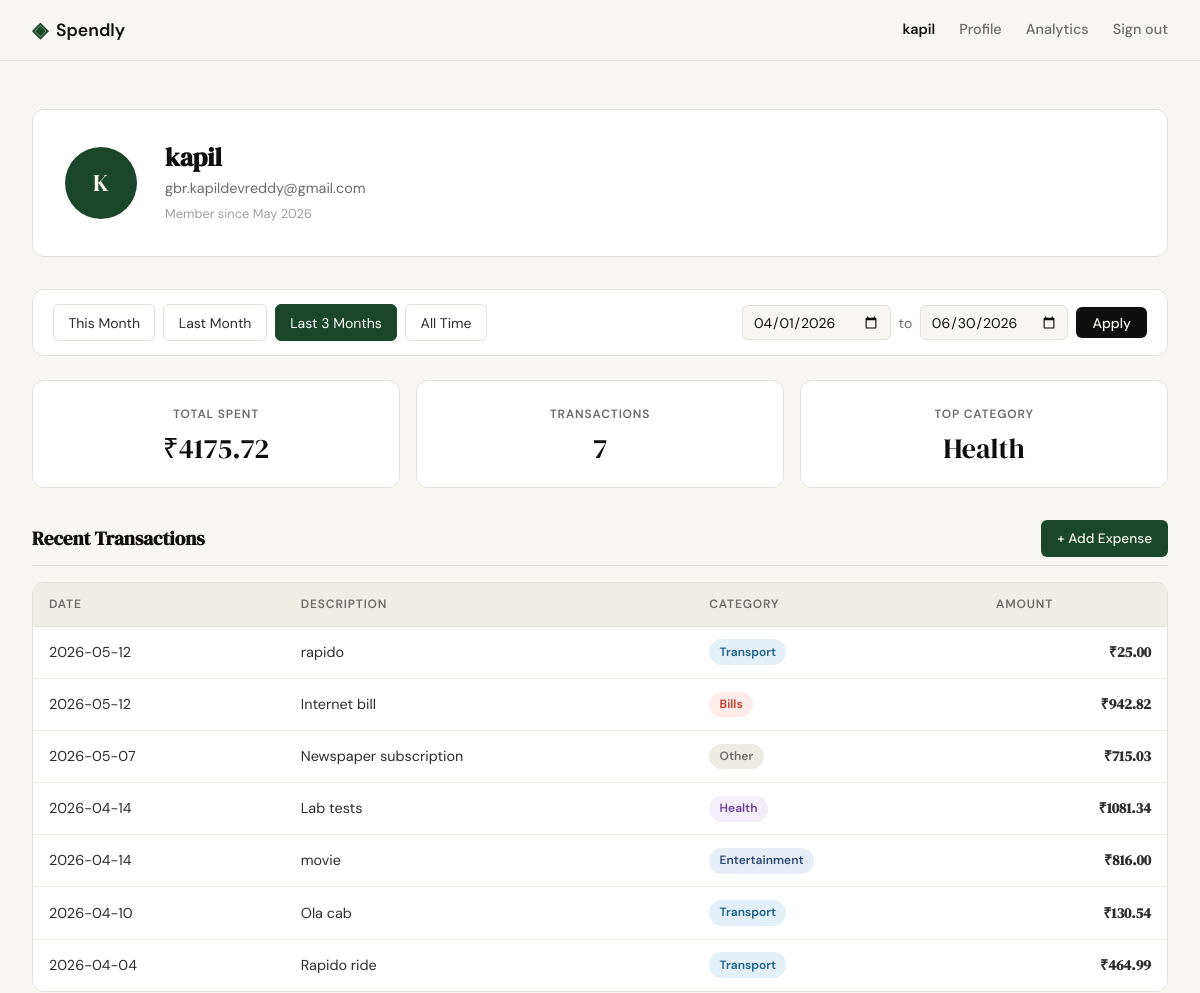
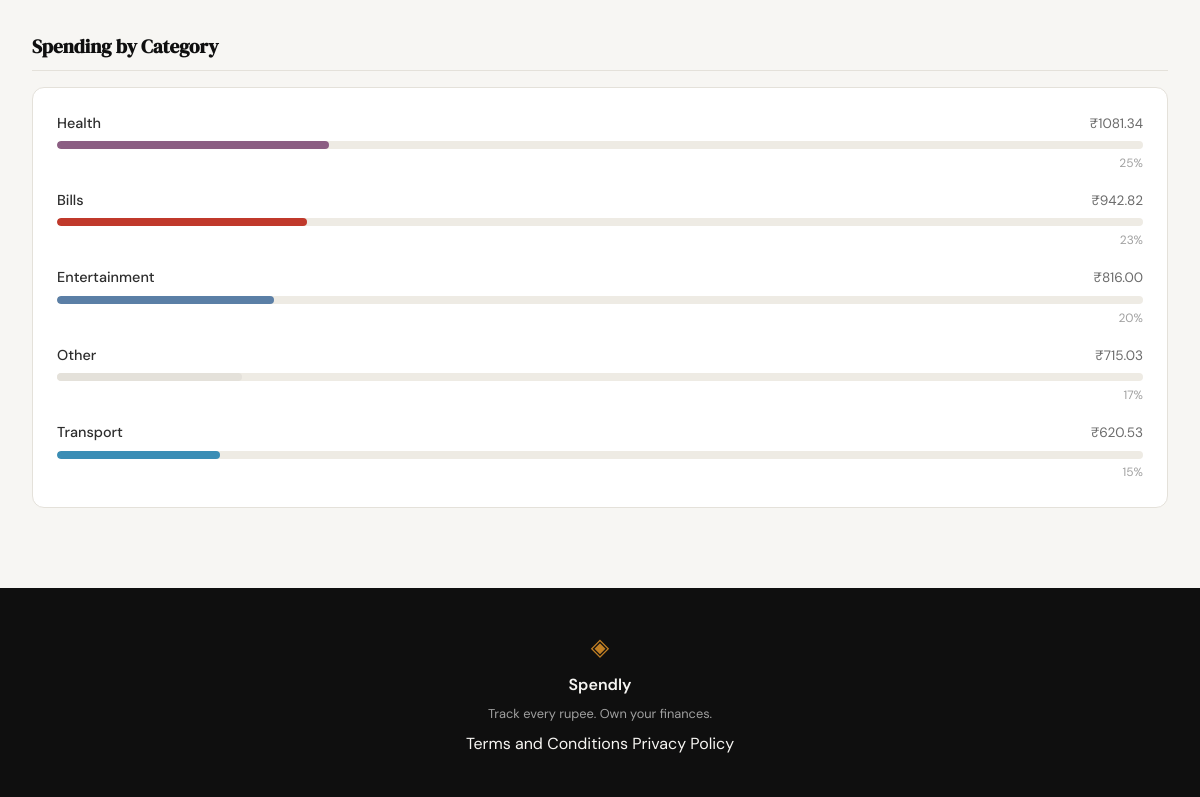
/profile?from=2026-04-01&to=2026-06-30 (signed in), run on the app's committed database (2 pictures, top to bottom).
### tables this page shows
CREATE TABLE users (
            id            INTEGER PRIMARY KEY AUTOINCREMENT,
            name          TEXT    NOT NULL,
            email         TEXT    UNIQUE NOT NULL,
            password_hash TEXT    NOT NULL,
            created_at    TEXT    DEFAULT (datetime('now'))
        );

CREATE TABLE expenses (
            id          INTEGER PRIMARY KEY AUTOINCREMENT,
            user_id     INTEGER NOT NULL REFERENCES users(id),
            amount      REAL    NOT NULL,
            category    TEXT    NOT NULL,
            date        TEXT    NOT NULL,
            description TEXT,
            created_at  TEXT    DEFAULT (datetime('now'))
        );

### app.py (the view)
@app.route("/profile")
def profile():
    if not session.get("user_id"):
        return redirect(url_for("login"))
    today = date_cls.today()
    first_this, last_this, first_last, last_last, first_3m = _preset_date_ranges(today)
    preset_urls = {
        "this_month":    url_for("profile", **{"from": first_this.isoformat(), "to": last_this.isoformat()}),
        "last_month":    url_for("profile", **{"from": first_last.isoformat(), "to": last_last.isoformat()}),
        "last_3_months": url_for("profile", **{"from": first_3m.isoformat(),   "to": last_last.isoformat()}),
        "all_time":      url_for("profile", **{"from": "", "to": ""}),
    }
    raw_from = request.args.get("from", "")
    raw_to = request.args.get("to", "")
    if "from" not in request.args:
        from_date = first_this.isoformat()
        to_date = last_this.isoformat()
        active_preset = "this_month"
    elif raw_from == "" and raw_to == "":
        from_date = None
        to_date = None
        active_preset = "all_time"
    else:
        try:
            parsed_from = datetime.strptime(raw_from, "%Y-%m-%d").date()
            parsed_to = datetime.strptime(raw_to, "%Y-%m-%d").date()
            if parsed_from > parsed_to:
                raise ValueError("from must not be after to")
            from_date = raw_from
            to_date = raw_to
            if parsed_from == first_this and parsed_to == last_this:
                active_preset = "this_month"
            elif parsed_from == first_last and parsed_to == last_last:
                active_preset = "last_month"
            elif parsed_from == first_3m and parsed_to == last_last:
                active_preset = "last_3_months"
            else:
                active_preset = "custom"
        except ValueError:
            from_date = first_this.isoformat()
            to_date = last_this.isoformat()
            active_preset = "this_month"
    user = get_user_by_id(session["user_id"])
    if user is None:
        abort(404)
    user["initials"] = "".join(w[0] for w in user["name"].split()[:2]).upper()
    stats        = get_summary_stats(session["user_id"], from_date=from_date, to_date=to_date)
    transactions = get_recent_transactions(session["user_id"], from_date=from_date, to_date=to_date)
    categories   = get_category_breakdown(session["user_id"], from_date=from_date, to_date=to_date)
    return render_template(
        "profile.html",
        user=user,
        stats=stats,
        transactions=transactions,
        categories=categories,
        from_date=from_date or "",
        to_date=to_date or "",
        active_preset=active_preset,
        preset_urls=preset_urls,
    )

### app.py (called while the page is built)
def _preset_date_ranges(today):
    first_this = today.replace(day=1)
    last_this = today.replace(day=calendar.monthrange(today.year, today.month)[1])
    lm_year = today.year if today.month > 1 else today.year - 1
    lm_month = today.month - 1 if today.month > 1 else 12
    first_last = date_cls(lm_year, lm_month, 1)
    last_last = date_cls(lm_year, lm_month, calendar.monthrange(lm_year, lm_month)[1])
    m3_ago = today.month - 3
    y3_ago = today.year
    if m3_ago <= 0:
        m3_ago += 12
        y3_ago -= 1
    first_3m = date_cls(y3_ago, m3_ago, 1)
    return first_this, last_this, first_last, last_last, first_3m

### database/db.py (called while the page is built)
def get_db():
    conn = sqlite3.connect("spendly.db")
    conn.row_factory = sqlite3.Row
    conn.execute("PRAGMA foreign_keys = ON")
    return conn

### database/queries.py (called while the page is built)
def _date_filter(from_date, to_date):
    if from_date and to_date:
        return " AND date BETWEEN ? AND ?", [from_date, to_date]
    return "", []

def get_user_by_id(user_id):
    conn = get_db()
    try:
        row = conn.execute(
            "SELECT name, email, created_at FROM users WHERE id = ?", (user_id,)
        ).fetchone()
    finally:
        conn.close()
    if row is None:
        return None
    member_since = datetime.strptime(row["created_at"][:10], "%Y-%m-%d").strftime("%B %Y")
    return {"name": row["name"], "email": row["email"], "member_since": member_since}

def get_recent_transactions(user_id, limit=10, from_date=None, to_date=None):
    date_clause, date_params = _date_filter(from_date, to_date)
    conn = get_db()
    try:
        rows = conn.execute(
            "SELECT date, description, category, amount"
            " FROM expenses WHERE user_id = ?" + date_clause + " ORDER BY date DESC LIMIT ?",
            [user_id] + date_params + [limit],
        ).fetchall()
    finally:
        conn.close()
    return [dict(r) for r in rows]

### templates/profile.html (shortened to what this page needs)
{% extends "base.html" %}
{% block head %}
<link rel="stylesheet" href="{{ url_for('static', filename='css/profile.css') }}">
<link rel="stylesheet" href="{{ url_for('static', filename='css/filter.css') }}">
{% endblock %}
{% block content %}
<div class="profile-page">
    <section class="profile-header">
        <div class="profile-avatar">{{ user.initials }}</div>
        <div class="profile-identity">
            <h1 class="profile-name">{{ user.name }}</h1>
            <p class="profile-email">{{ user.email }}</p>
            <p class="profile-since">Member since {{ user.member_since }}</p>
        </div>
    </section>
    <section class="profile-filter">
        <div class="filter-presets">
            <a href="{{ preset_urls.this_month }}"
               class="filter-btn{% if active_preset == 'this_month' %} active{% endif %}">This Month</a>
            <a href="{{ preset_urls.last_month }}"
               class="filter-btn{% if active_preset == 'last_month' %} active{% endif %}">Last Month</a>
            <a href="{{ preset_urls.last_3_months }}"
               class="filter-btn{% if active_preset == 'last_3_months' %} active{% endif %}">Last 3 Months</a>
            <a href="{{ preset_urls.all_time }}"
               class="filter-btn{% if active_preset == 'all_time' %} active{% endif %}">All Time</a>
        </div>
        <form class="filter-custom" method="get" action="{{ url_for('profile') }}">
            <input type="date" name="from" value="{{ from_date }}"
                   class="form-input filter-date-input">
            <span class="filter-sep">to</span>
            <input type="date" name="to" value="{{ to_date }}"
                   class="form-input filter-date-input">
            <button type="submit" class="btn-primary filter-apply">Apply</button>
        </form>
    </section>
    <section class="profile-stats">
        <div class="stat-card">
            <span class="stat-label">Total Spent</span>
            <span class="stat-value">&#8377;{{ "%.2f"|format(stats.total_spent) }}</span>
        </div>
        <div class="stat-card">
            <span class="stat-label">Transactions</span>
            <span class="stat-value">{{ stats.transaction_count }}</span>
        </div>
        <div class="stat-card">
            <span class="stat-label">Top Category</span>
            <span class="stat-value">{{ stats.top_category }}</span>
        </div>
    </section>
    <section class="profile-transactions">
        <div class="section-title-row">
            <h2 class="section-title">Recent Transactions</h2>
            <a href="{{ url_for('add_expense') }}" class="btn-add-expense">+ Add Expense</a>
        </div>
        <div class="table-wrapper">
            <table class="txn-table">
                <thead>
                    <tr>
                        <th>Date</th>
                        <th>Description</th>
                        <th>Category</th>
                        <th class="txn-amount-col">Amount</th>
                    </tr>
                </thead>
                <tbody>
                    {% for txn in transactions %}
                    <tr>
                        <td class="txn-date">{{ txn.date }}</td>
                        <td>{{ txn.description }}</td>
                        <td><span class="badge badge-{{ txn.category | lower }}">{{ txn.category }}</span></td>
                        <td class="txn-amount">&#8377;{{ "%.2f"|format(txn.amount) }}</td>
                    </tr>
                    {% endfor %}
                </tbody>
            </table>
        </div>
    </section>
    <section class="profile-categories">
        <h2 class="section-title">Spending by Category</h2>
        <div class="cat-list">
            {% for cat in categories %}
            <div class="cat-row">
                <div class="cat-row-meta">
                    <span class="cat-name">{{ cat.name }}</span>
                    <span class="cat-amount">&#8377;{{ "%.2f"|format(cat.amount) }}</span>
                </div>
                <div class="cat-track">
                    <div class="cat-bar cat-bar-{{ cat.name | lower }}" style="width: {{ cat.percent }}%"></div>
                </div>
                <span class="cat-percent">{{ cat.percent }}%</span>
            </div>
            {% endfor %}
        </div>
    </section>
</div>
{% endblock %}

### templates/base.html (shortened to what this page needs)
<!DOCTYPE html>
<html lang="en">
<head>
    <link rel="stylesheet" href="{{ url_for('static', filename='css/style.css') }}">
    {% block head %}{% endblock %}
</head>
<body>
    <nav class="navbar">
        <div class="nav-inner">
            <a href="{{ url_for('landing') }}" class="nav-brand">
                <span class="brand-icon">◈</span>
                <span class="brand-name">Spendly</span>
            </a>
            <div class="nav-links">
                {% if session.get("user_id") %}
                    <strong class="nav-username">{{ session.get("user_name", "") }}</strong>
                    <a href="{{ url_for('profile') }}">Profile</a>
                    <a href="{{ url_for('analytics') }}"
                       class="{{ 'nav-active' if request.endpoint == 'analytics' }}">Analytics</a>
                    <a href="{{ url_for('logout') }}">Sign out</a>
                {% else %}
                    <a href="{{ url_for('login') }}">Sign in</a>
                    <a href="{{ url_for('register') }}" class="nav-cta">Get started</a>
                {% endif %}
            </div>
        </div>
    </nav>
    <main class="main-content">
        {% block content %}{% endblock %}
    </main>
    <footer class="footer">
        <div class="footer-inner">
            <span class="brand-icon">◈</span>
            <span class="footer-name">Spendly</span>
            <p class="footer-copy">Track every rupee. Own your finances.</p>
            <div class="footer-links">
                <a href="{{ url_for('terms') }}">Terms and Conditions</a>
                <a href="{{ url_for('privacy') }}">Privacy Policy</a>
            </div>
        </div>
    </footer>
</body>
</html>

### static/css/style.css (style rules this page uses)
:root { --ink: #0f0f0f; --ink-soft: #2d2d2d; --ink-muted: #6b6b6b; --ink-faint: #a0a0a0; --paper: #f7f6f3; --paper-warm: #f0ede6; --paper-card: #ffffff; --accent: #1a472a; --accent-light: #e8f0eb; --accent-2: #c17f24; --accent-2-light: #fdf3e3; --danger: #c0392b; --danger-light: #fdecea; --border: #e4e1da; --border-soft: #eeebe4; --font-display: 'DM Serif Display', Georgia, serif; --font-body: 'DM Sans', system-ui, sans-serif; --max-width: 1200px; --auth-width: 440px; --radius-sm: 6px; --radius-md: 12px; --radius-lg: 20px; }
*, *::before, *::after { box-sizing: border-box; margin: 0; padding: 0; }
html { font-size: 16px; scroll-behavior: smooth; }
body { background: var(--paper); color: var(--ink); font-family: var(--font-body); font-size: 1rem; line-height: 1.6; -webkit-font-smoothing: antialiased; }
a { color: inherit; text-decoration: none; }
.navbar { position: sticky; top: 0; z-index: 100; background: var(--paper); border-bottom: 1px solid var(--border); padding: 0 2rem; }
.nav-inner { max-width: var(--max-width); margin: 0 auto; height: 60px; display: flex; align-items: center; justify-content: space-between; }
.nav-brand { display: flex; align-items: center; gap: 0.5rem; font-family: var(--font-body); font-weight: 600; font-size: 1.1rem; color: var(--ink); }
.brand-icon { color: var(--accent); font-size: 1.3rem; }
.brand-name { color: var(--ink); }
.nav-links { display: flex; align-items: center; gap: 1.5rem; font-size: 0.9rem; font-weight: 500; }
.nav-links a { color: var(--ink-muted); transition: color 0.2s; }
.nav-username { color: var(--ink); font-weight: 600; font-size: 0.9rem; }
.main-content { min-height: calc(100vh - 60px - 100px); }
.btn-primary { display: inline-block; background: var(--ink); color: var(--paper); padding: 0.65rem 1.5rem; border-radius: var(--radius-sm); font-family: var(--font-body); font-size: 0.9rem; font-weight: 500; cursor: pointer; border: none; transition: background 0.2s; text-decoration: none; }
.form-input { width: 100%; padding: 0.6rem 0.875rem; border: 1px solid var(--border); border-radius: var(--radius-sm); font-family: var(--font-body); font-size: 0.95rem; color: var(--ink); background: var(--paper); outline: none; transition: border-color 0.2s; }
.form-input::placeholder { color: var(--ink-faint); }
.footer { background: var(--ink); color: var(--paper); padding: 2.5rem 2rem; text-align: center; }
.footer-inner { display: flex; flex-direction: column; align-items: center; gap: 0.4rem; }
.footer .brand-icon { color: var(--accent-2); font-size: 1.5rem; }
.footer-name { font-weight: 600; font-size: 1rem; }
.footer-copy { font-size: 0.8rem; color: var(--ink-faint); }

### static/css/filter.css (style rules this page uses)
.profile-filter { display: flex; flex-wrap: wrap; align-items: center; gap: 0.75rem; background: var(--paper-card); border: 1px solid var(--border); border-radius: var(--radius-md); padding: 0.875rem 1.25rem; margin-bottom: 1.5rem; }
.filter-presets { display: flex; flex-wrap: wrap; gap: 0.5rem; }
.filter-btn { display: inline-block; padding: 0.4rem 0.9rem; border: 1px solid var(--border); border-radius: var(--radius-sm); background: transparent; color: var(--ink-soft); font-family: var(--font-body); font-size: 0.875rem; text-decoration: none; transition: border-color 0.15s, color 0.15s, background 0.15s; }
.filter-btn.active { background: var(--accent); border-color: var(--accent); color: var(--paper-card); }
.filter-custom { display: flex; flex-wrap: wrap; align-items: center; gap: 0.5rem; margin-left: auto; }
.filter-date-input { width: auto; padding: 0.4rem 0.6rem; border: 1px solid var(--border); border-radius: var(--radius-sm); background: var(--paper); color: var(--ink); font-family: var(--font-body); font-size: 0.875rem; }
.filter-sep { color: var(--ink-muted); font-size: 0.875rem; }
.filter-apply { padding: 0.4rem 1rem; font-size: 0.875rem; }

### data on the page
users: get "kapil", name "kapil", email "gbr.kapildevreddy@gmail.com"
expenses: top_category "Health", date "2026-04-14", description "Lab tests", category "Health", amount "1081.34", name "Health", percent "25"
expenses: date "2026-05-12", description "rapido", category "Transport", amount "25.00"
expenses: date "2026-05-12", description "Internet bill", category "Bills", amount "942.82", name "Bills", percent "23"
expenses: date "2026-05-07", description "Newspaper subscription", category "Other", amount "715.03", name "Other", percent "17"
expenses: date "2026-04-14", description "movie", category "Entertainment", amount "816.00", name "Entertainment", percent "20"
expenses: date "2026-04-10", description "Ola cab", category "Transport", amount "130.54"
expenses: date "2026-04-04", description "Rapido ride", category "Transport", amount "464.99"

### other printed values
{{ user.initials }} "K"
{{ user.member_since }} "May 2026"
{{ "%.2f"|format(stats.total_spent) }} "4175.72"
{{ stats.transaction_count }} "7"
{{ cat.name }} "Transport"
{{ "%.2f"|format(cat.amount) }} "620.53"
{{ cat.percent }} "15"
